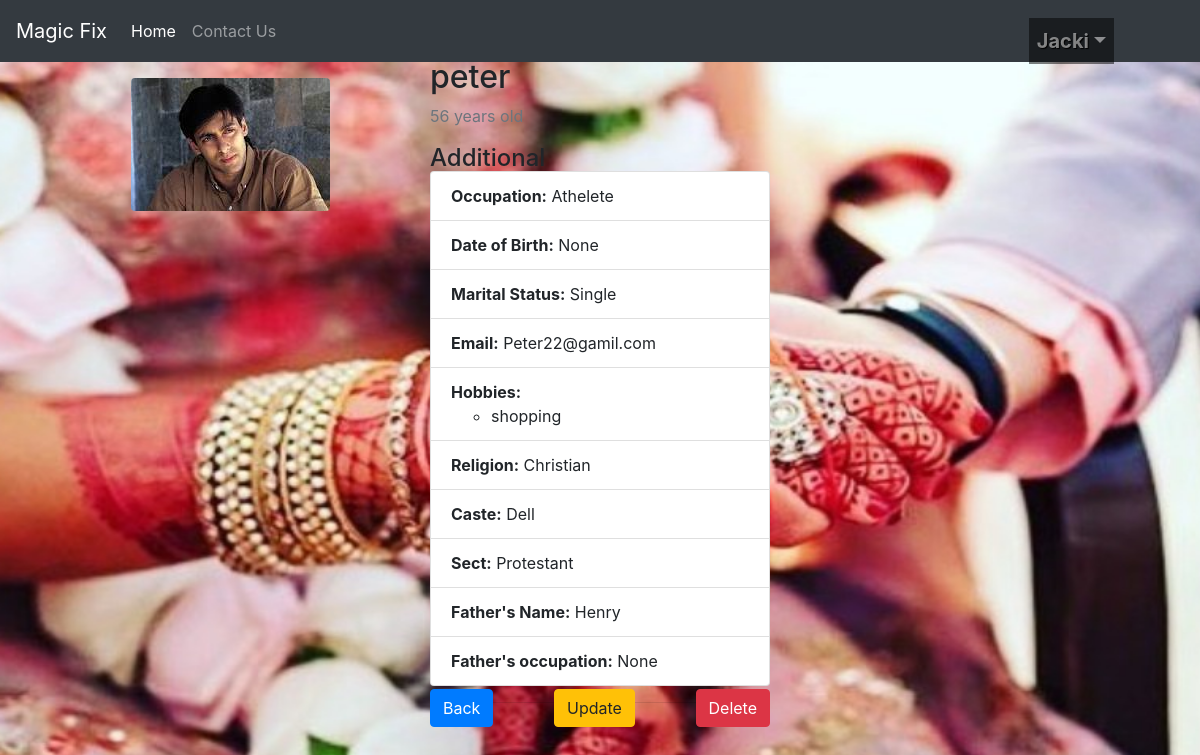
Screenshot of /1/profile_detail/ (signed in) with the database file from the repository.
### app/models.py (models this page shows, shortened)
class profile(models.Model):
    name = models.CharField(max_length=100)
    GENDER_CHOICES=[
        ('M','Male'),
        ('F','Female')
    ]
    user = models.ForeignKey(User, blank=True, null=True, on_delete=models.CASCADE)
    profile_pic=models.ImageField(null=True, blank=True)
    email = models.EmailField(max_length=200,unique=True)
    age=models.IntegerField()
    gender=models.CharField(max_length=10, choices=GENDER_CHOICES)
    occupation=models.CharField(max_length=100,null=True, blank=True)
    date_of_birth=models.DateField(null=True)
    is_married=models.BooleanField(default=False)
    religion=models.ForeignKey(Religion,on_delete=models.CASCADE, related_name='profiles', null=True)
    sect=models.ForeignKey(Sect,on_delete=models.CASCADE, related_name='profiles', null=True)
    caste=models.ForeignKey(Caste,on_delete=models.CASCADE, related_name='profiles', null=True)
    hobbies=models.ManyToManyField(Hobby, related_name='profiles')
    father=models.OneToOneField(FatherProfile, on_delete=models.CASCADE, related_name='dependant', null=True)

class Hobby(models.Model):
    name = models.CharField(max_length=100)
    class Meta:
        verbose_name_plural = 'Hobbies'
    def __str__(self):
        return self.name

class Religion(models.Model):
    name = models.CharField(max_length=100)
    def __str__(self):
        return self.name

class Caste(models.Model):
    name = models.CharField(max_length=100)
    def __str__(self):
        return self.name

class Sect(models.Model):
    name = models.CharField(max_length=100)
    religion=models.ForeignKey(Religion,on_delete=models.CASCADE, related_name='sects')
    def __str__(self):
        return self.name

class FatherProfile(models.Model):
    name = models.CharField(max_length=100)
    occupation=models.CharField(max_length=100,null=True, blank=True)

### app/views.py (the view)
# urls.py: path('<int:profile_id>/profile_detail/', views.ProfileDetailView, name='profile_detail'), #READ
@login_required
def ProfileDetailView(request, profile_id):
    profile_obj = get_object_or_404(profile, id=profile_id)
    print(f"Profile Picture URL: {profile_obj.profile_pic.url}")
    print(f"Profile ID: {profile_id}")
    send_message_url = reverse('app:send_message', args=[profile_obj.id])
    return render(request, 'app/profile_detail.html', {'profile_obj': profile_obj,'send_message_url':send_message_url})

### app/templates/app/profile_detail.html (shortened to what this page needs)
{% extends 'base.html' %}
{% load static %}
{% block content %}
<div class="container mt-2">
    <div class="row">
        <div class="col-sm-4">
            <img src="{{ profile_obj.profile_pic.url }}" class="rounded mx-auto d-block" alt="Profile picture">
        </div>
        <div class="col-sm-4" style="margin-top: -20px;">
            <h2>{{ profile_obj.name }}</h2>
            <p class="text-muted">{{ profile_obj.age }} years old</p>
            <h4> Additional</h4>
            <ul class="list-group" style="margin-top: -10px;">
                <li class="list-group-item"><strong>Occupation:</strong> {{ profile_obj.occupation }}</li>
                <li class="list-group-item"><strong>Date of Birth:</strong> {{ profile_obj.date_of_birth }}</li>
                <li class="list-group-item"><strong>Marital Status:</strong> {{ profile_obj.is_married|yesno:"Married,Single" }}</li>
                <li class="list-group-item"><strong>Email:</strong> {{ profile_obj.email }}</li>
                <li class="list-group-item"><strong>Hobbies:</strong>
                    <ul>
                        {% for hobby in profile_obj.hobbies.all %}
                        <li>{{ hobby }}</li>
                        {% endfor %}
                    </ul>
                <li class="list-group-item"><strong>Religion:</strong> {{ profile_obj.religion }}</li>
                <li class="list-group-item"><strong>Caste:</strong> {{ profile_obj.caste }}</li>
                <li class="list-group-item"><strong>Sect:</strong> {{ profile_obj.sect}}</li>
                <li class="list-group-item"><strong>Father's Name:</strong> {{ profile_obj.father.name }}</li>
                <li class="list-group-item"><strong>Father's occupation:</strong> {{ profile_obj.father.occupation }}</li>
            </ul>
            <div class="d-flex justify-content-between" style="margin-top: -30px;">
                <a href="{% url 'app:profile_list' %}" class="btn btn-primary ">Back</a>
                <a href="{% url 'app:profile_update' profile_obj.id %}" class="btn btn-warning">Update</a>
                <button class="btn btn-danger" data-toggle="modal" data-target="#deleteModal">Delete</button>
            </div>
        </div>
    </div>
</div>
{% endblock %}

### templates/header.html (shortened to what this page needs)
{% load static %}
<nav class="navbar navbar-expand-lg navbar-dark bg-dark">
  <a class="navbar-brand" href="#">Magic Fix </a>
  <div class="collapse navbar-collapse" id="navbarNav">
    <ul class="navbar-nav">
      <li class="nav-item active">
        <a class="nav-link" href="{% url 'app:profile_list' %}">Home</a>
      </li>
      <li class="nav-item">
        <a class="nav-link" href="{% url 'app:contact' %}">Contact Us</a>
      </li>
    </ul>
      {% if user.is_authenticated %}
      <ul id="logged-in" class="navbar-nav ml-auto">
      <li class="nav-item dropdown">
        <a class="nav-link dropdown-toggle" role="button" data-toggle="dropdown" href="">{{request.user}}</a>
      </li>
      </ul>
      {% endif %}
  </div>
</nav>

### static/css/custom.css (style rules this page uses)
#bg { background-repeat:no-repeat; background-position: top; background-size: 1900px 920px; background-attachment:fixed ; }
#logged-in { position: relative; left: -70px; top: 10px; font-size: 20px; font-weight: bold; color: white; text-decoration: none; text-shadow: 1px 1px 1px #000000; background-color: rgba(0, 0, 0, 0.5); }

### rows the page displays
profile: profile_pic (picture), name "peter", age "56", occupation "Athelete", date_of_birth "None", is_married "Single", email "Peter22@gamil.com", religion "Christian", caste "Dell", sect "Protestant", father.name "Henry", father.occupation "None"
Hobby: name "shopping"

### other values shown
{{ request.user }} "Jacki"
